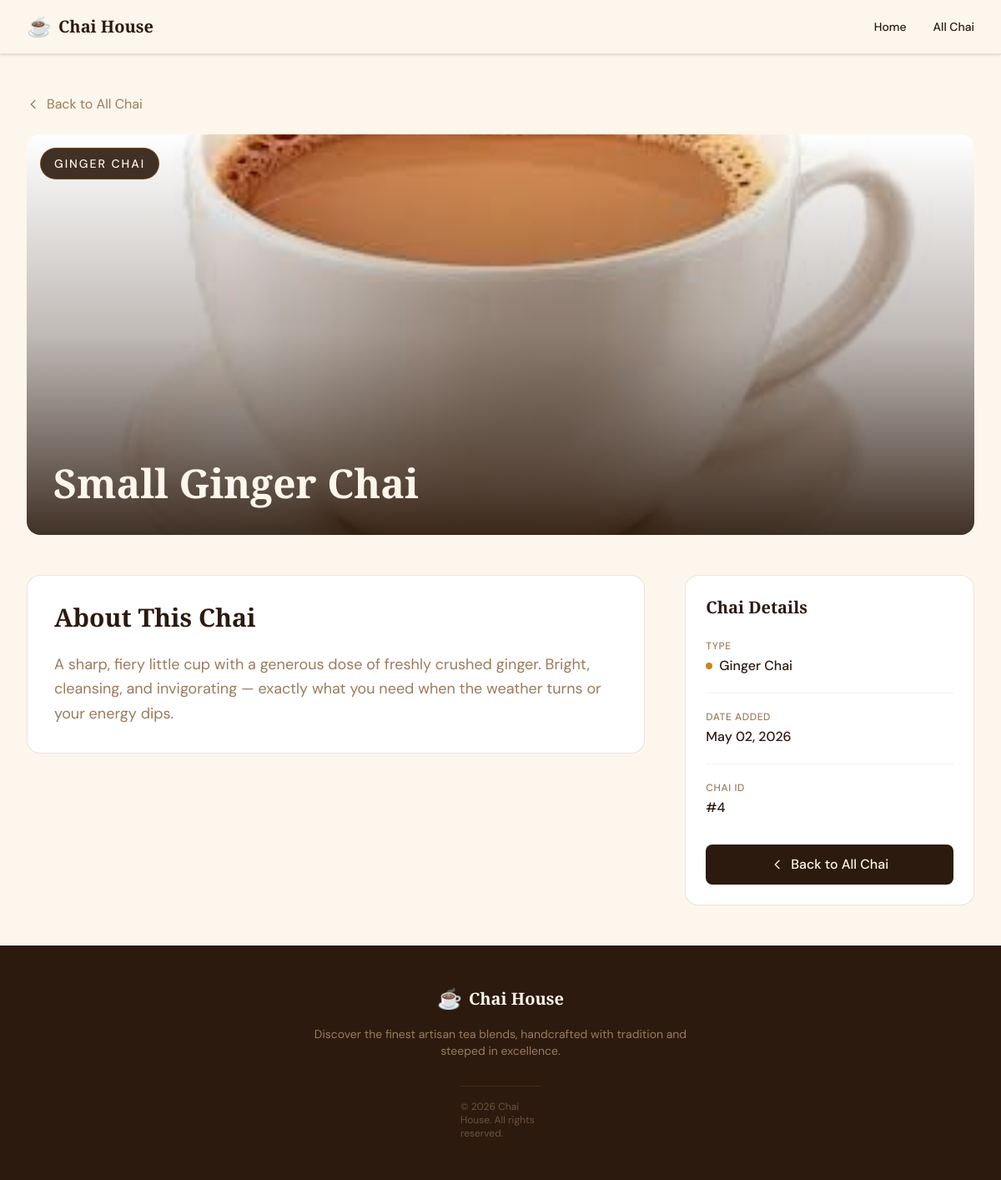
The page /chai/4/ on the database its author committed.
### chai/models.py (models this page shows, shortened)
class ChaiVarity(models.Model):
    CHAI_TYPE_CHOICES = [
        ('ML', 'Masala Chai'),
        ('GR', 'Ginger Chai'),
        ('CD', 'Cardamom Chai'),
        ('TS', 'Tulsi Chai'),
        ('LM', 'Lemon Chai'),
    ]
    name = models.CharField(max_length=100)
    image = models.ImageField(upload_to="chais/")
    date_added = models.DateTimeField(default=timezone.now)
    type = models.CharField(max_length=2, choices=CHAI_TYPE_CHOICES)
    description = models.TextField(blank=True)

### chai/views.py (the view)
# urls.py: path('<int:chai_id>/', views.chai_detail, name='chai_detail'),
def chai_detail(request, chai_id):
    chai = get_object_or_404(ChaiVarity, id=chai_id)
    return render(request, 'chai/chai_detail.html', {'chai': chai})

### chai/templates/chai/chai_detail.html (shortened to what this page needs)
{% extends "layout.html" %}
{% block content %}
<section class="max-w-7xl mx-auto px-4 sm:px-6 lg:px-8 py-8 md:py-12">
    <a href="{% url 'all_chai' %}"
       class="inline-flex items-center gap-2 text-chai-tan hover:text-chai-amber transition-colors duration-200 mb-6 group">
        <svg class="w-4 h-4 group-hover:-translate-x-1 transition-transform duration-200" fill="none" stroke="currentColor" viewBox="0 0 24 24">
            <path stroke-linecap="round" stroke-linejoin="round" stroke-width="2" d="M15 19l-7-7 7-7"/>
        </svg>
        Back to All Chai
    </a>
    <div class="relative rounded-2xl overflow-hidden mb-8 md:mb-12 max-h-[480px] bg-chai-light-tan">
        <img src="{{ chai.image.url }}"
             alt="{{ chai.name }}"
             class="w-full h-full object-cover min-h-[300px] max-h-[480px]">
        <div class="absolute inset-0 bg-gradient-to-t from-chai-deep/90 via-chai-deep/30 to-transparent"></div>
        <span class="absolute top-4 left-4 bg-chai-deep/90 backdrop-blur-sm text-chai-cream text-sm font-medium tracking-[0.14em] uppercase px-4 py-2 rounded-full border border-chai-amber/30">
            {{ chai.get_type_display }}
        </span>
        <div class="absolute bottom-0 left-0 right-0 p-6 md:p-8">
            <h1 class="font-playfair text-3xl md:text-4xl lg:text-5xl font-bold text-chai-cream leading-tight">
                {{ chai.name }}
            </h1>
        </div>
    </div>
    <div class="grid grid-cols-1 lg:grid-cols-12 gap-8 lg:gap-12">
        <div class="lg:col-span-8">
            <div class="bg-white rounded-2xl border border-chai-tan/20 p-6 md:p-8">
                <h2 class="font-playfair text-2xl md:text-3xl font-bold text-chai-deep mb-6">
                    About This Chai
                </h2>
                {% if chai.description %}
                <p class="text-chai-tan text-lg leading-relaxed">
                    {{ chai.description }}
                </p>
                {% endif %}
            </div>
        </div>
        <div class="lg:col-span-4">
            <div class="bg-white rounded-2xl border border-chai-tan/20 p-6 sticky top-24">
                <h3 class="font-playfair text-xl font-bold text-chai-deep mb-6">
                    Chai Details
                </h3>
                <dl class="space-y-5">
                    <div>
                        <dt class="text-xs text-chai-tan uppercase tracking-wider font-medium mb-1">
                            Type
                        </dt>
                        <dd class="text-chai-deep font-medium flex items-center gap-2">
                            <span class="w-2 h-2 bg-chai-amber rounded-full"></span>
                            {{ chai.get_type_display }}
                        </dd>
                    </div>
                    <div class="border-t border-chai-tan/10"></div>
                    <div>
                        <dt class="text-xs text-chai-tan uppercase tracking-wider font-medium mb-1">
                            Date Added
                        </dt>
                        <dd class="text-chai-deep font-medium">
                            {{ chai.date_added|date:"F d, Y" }}
                        </dd>
                    </div>
                    <div class="border-t border-chai-tan/10"></div>
                    <div>
                        <dt class="text-xs text-chai-tan uppercase tracking-wider font-medium mb-1">
                            Chai ID
                        </dt>
                        <dd class="text-chai-deep font-medium">
                            #{{ chai.id }}
                        </dd>
                    </div>
                </dl>
                <div class="mt-8">
                    <a href="{% url 'all_chai' %}"
                       class="flex items-center justify-center gap-2 w-full bg-chai-deep hover:bg-chai-deep/90 text-chai-cream font-medium px-6 py-3 rounded-lg transition-all duration-200 hover:shadow-lg hover:shadow-chai-deep/20 group">
                        <svg class="w-4 h-4 group-hover:-translate-x-1 transition-transform duration-200" fill="none" stroke="currentColor" viewBox="0 0 24 24">
                            <path stroke-linecap="round" stroke-linejoin="round" stroke-width="2" d="M15 19l-7-7 7-7"/>
                        </svg>
                        Back to All Chai
                    </a>
                </div>
            </div>
        </div>
    </div>
</section>
{% endblock %}

### rows shown on the page
ChaiVarity: image (picture), type "GINGER CHAI", name "Small Ginger Chai", description "A sharp, fiery little cup with a generous dose of freshly crushed ginger. Bright, cleansing, and invigorating — exactly what you need when the weather turns or your energy dips.", type "Ginger Chai", date_added "May 02, 2026", id "4"
